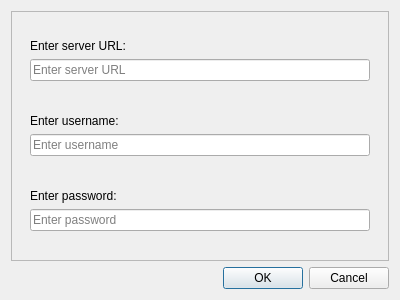
<?xml version="1.0" encoding="UTF-8"?>
<ui version="4.0">
 <class>AddAccountDialog</class>
 <widget class="QDialog" name="AddAccountDialog">
  <property name="windowModality">
   <enum>Qt::WindowModality::ApplicationModal</enum>
  </property>
  <property name="geometry">
   <rect>
    <x>0</x>
    <y>0</y>
    <width>400</width>
    <height>300</height>
   </rect>
  </property>
  <property name="windowTitle">
   <string>Dialog</string>
  </property>
  <layout class="QVBoxLayout" name="verticalLayout">
   <item>
    <widget class="QFrame" name="mainDialogFrame">
     <property name="frameShape">
      <enum>QFrame::Shape::StyledPanel</enum>
     </property>
     <property name="frameShadow">
      <enum>QFrame::Shadow::Raised</enum>
     </property>
     <layout class="QVBoxLayout" name="verticalLayout_5">
      <item>
       <widget class="QWidget" name="serverUrlWidget" native="true">
        <property name="sizePolicy">
         <sizepolicy hsizetype="Preferred" vsizetype="Maximum">
          <horstretch>0</horstretch>
          <verstretch>0</verstretch>
         </sizepolicy>
        </property>
        <layout class="QVBoxLayout" name="verticalLayout_2">
         <item>
          <widget class="QLabel" name="enterServerURLLabel">
           <property name="sizePolicy">
            <sizepolicy hsizetype="Preferred" vsizetype="Maximum">
             <horstretch>0</horstretch>
             <verstretch>0</verstretch>
            </sizepolicy>
           </property>
           <property name="text">
            <string>Enter server URL:</string>
           </property>
          </widget>
         </item>
         <item>
          <widget class="QLineEdit" name="serverUrlLineEdit">
           <property name="placeholderText">
            <string>Enter server URL</string>
           </property>
          </widget>
         </item>
        </layout>
       </widget>
      </item>
      <item>
       <widget class="QWidget" name="usernameWidget" native="true">
        <property name="sizePolicy">
         <sizepolicy hsizetype="Preferred" vsizetype="Maximum">
          <horstretch>0</horstretch>
          <verstretch>0</verstretch>
         </sizepolicy>
        </property>
        <layout class="QVBoxLayout" name="verticalLayout_4">
         <item>
          <widget class="QLabel" name="enterUsernameLabel">
           <property name="sizePolicy">
            <sizepolicy hsizetype="Preferred" vsizetype="Maximum">
             <horstretch>0</horstretch>
             <verstretch>0</verstretch>
            </sizepolicy>
           </property>
           <property name="text">
            <string>Enter username:</string>
           </property>
          </widget>
         </item>
         <item>
          <widget class="QLineEdit" name="usernameLineEdit">
           <property name="maxLength">
            <number>30</number>
           </property>
           <property name="placeholderText">
            <string>Enter username</string>
           </property>
          </widget>
         </item>
        </layout>
       </widget>
      </item>
      <item>
       <widget class="QWidget" name="passwordWidget" native="true">
        <property name="sizePolicy">
         <sizepolicy hsizetype="Preferred" vsizetype="Maximum">
          <horstretch>0</horstretch>
          <verstretch>0</verstretch>
         </sizepolicy>
        </property>
        <layout class="QVBoxLayout" name="verticalLayout_3">
         <item>
          <widget class="QLabel" name="enterPasswordLabel">
           <property name="sizePolicy">
            <sizepolicy hsizetype="Preferred" vsizetype="Maximum">
             <horstretch>0</horstretch>
             <verstretch>0</verstretch>
            </sizepolicy>
           </property>
           <property name="text">
            <string>Enter password:</string>
           </property>
          </widget>
         </item>
         <item>
          <widget class="QLineEdit" name="passwordLineEdit">
           <property name="echoMode">
            <enum>QLineEdit::EchoMode::Password</enum>
           </property>
           <property name="placeholderText">
            <string>Enter password</string>
           </property>
          </widget>
         </item>
        </layout>
       </widget>
      </item>
     </layout>
    </widget>
   </item>
   <item>
    <widget class="QDialogButtonBox" name="dialogButtonBox">
     <property name="orientation">
      <enum>Qt::Orientation::Horizontal</enum>
     </property>
     <property name="standardButtons">
      <set>QDialogButtonBox::StandardButton::Cancel|QDialogButtonBox::StandardButton::Ok</set>
     </property>
    </widget>
   </item>
  </layout>
 </widget>
 <tabstops>
  <tabstop>serverUrlLineEdit</tabstop>
  <tabstop>usernameLineEdit</tabstop>
  <tabstop>passwordLineEdit</tabstop>
 </tabstops>
 <resources/>
 <connections>
  <connection>
   <sender>dialogButtonBox</sender>
   <signal>accepted()</signal>
   <receiver>AddAccountDialog</receiver>
   <slot>accept()</slot>
   <hints>
    <hint type="sourcelabel">
     <x>257</x>
     <y>290</y>
    </hint>
    <hint type="destinationlabel">
     <x>157</x>
     <y>274</y>
    </hint>
   </hints>
  </connection>
  <connection>
   <sender>dialogButtonBox</sender>
   <signal>rejected()</signal>
   <receiver>AddAccountDialog</receiver>
   <slot>reject()</slot>
   <hints>
    <hint type="sourcelabel">
     <x>325</x>
     <y>290</y>
    </hint>
    <hint type="destinationlabel">
     <x>286</x>
     <y>274</y>
    </hint>
   </hints>
  </connection>
  <connection>
   <sender>serverUrlLineEdit</sender>
   <signal>returnPressed()</signal>
   <receiver>usernameLineEdit</receiver>
   <slot>setFocus()</slot>
   <hints>
    <hint type="sourcelabel">
     <x>73</x>
     <y>72</y>
    </hint>
    <hint type="destinationlabel">
     <x>57</x>
     <y>149</y>
    </hint>
   </hints>
  </connection>
  <connection>
   <sender>usernameLineEdit</sender>
   <signal>returnPressed()</signal>
   <receiver>passwordLineEdit</receiver>
   <slot>setFocus()</slot>
   <hints>
    <hint type="sourcelabel">
     <x>81</x>
     <y>146</y>
    </hint>
    <hint type="destinationlabel">
     <x>87</x>
     <y>215</y>
    </hint>
   </hints>
  </connection>
 </connections>
</ui>
